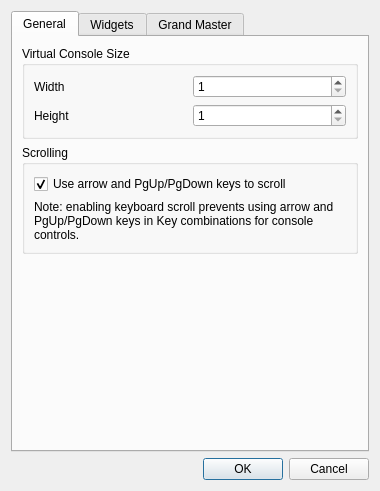
<?xml version="1.0" encoding="UTF-8"?>
<ui version="4.0">
 <author>Massimo Callegari</author>
 <comment>
  Q Light Controller Plus
  vcproperties.ui

  Copyright (c) 2015 Massimo Callegari

  Licensed under the Apache License, Version 2.0 (the &quot;License&quot;);
  you may not use this file except in compliance with the License.
  You may obtain a copy of the License at

      http://www.apache.org/licenses/LICENSE-2.0.txt

  Unless required by applicable law or agreed to in writing, software
  distributed under the License is distributed on an &quot;AS IS&quot; BASIS,
  WITHOUT WARRANTIES OR CONDITIONS OF ANY KIND, either express or implied.
  See the License for the specific language governing permissions and
  limitations under the License.
 </comment>
 <class>VCPropertiesEditor</class>
 <widget class="QDialog" name="VCPropertiesEditor">
  <property name="geometry">
   <rect>
    <x>0</x>
    <y>0</y>
    <width>380</width>
    <height>491</height>
   </rect>
  </property>
  <property name="windowTitle">
   <string>Virtual Console Settings</string>
  </property>
  <layout class="QVBoxLayout" name="verticalLayout">
   <item>
    <widget class="QTabWidget" name="m_tab">
     <property name="currentIndex">
      <number>0</number>
     </property>
     <widget class="QWidget" name="Layout">
      <attribute name="title">
       <string>General</string>
      </attribute>
      <layout class="QGridLayout" name="gridLayout_3">
       <item row="0" column="0">
        <widget class="QGroupBox" name="m_sizeGroup">
         <property name="title">
          <string>Virtual Console Size</string>
         </property>
         <layout class="QGridLayout" name="gridLayout">
          <item row="0" column="0">
           <widget class="QLabel" name="label_3">
            <property name="text">
             <string>Width</string>
            </property>
           </widget>
          </item>
          <item row="0" column="1">
           <widget class="QSpinBox" name="m_sizeXSpin">
            <property name="toolTip">
             <string>Widget grid layout X resolution</string>
            </property>
            <property name="suffix">
             <string/>
            </property>
            <property name="minimum">
             <number>1</number>
            </property>
            <property name="maximum">
             <number>9999</number>
            </property>
            <property name="value">
             <number>1</number>
            </property>
           </widget>
          </item>
          <item row="1" column="0">
           <widget class="QLabel" name="label_4">
            <property name="text">
             <string>Height</string>
            </property>
           </widget>
          </item>
          <item row="1" column="1">
           <widget class="QSpinBox" name="m_sizeYSpin">
            <property name="toolTip">
             <string>Widget grid layout X resolution</string>
            </property>
            <property name="suffix">
             <string/>
            </property>
            <property name="minimum">
             <number>1</number>
            </property>
            <property name="maximum">
             <number>9999</number>
            </property>
            <property name="value">
             <number>1</number>
            </property>
           </widget>
          </item>
         </layout>
        </widget>
       </item>
       <item row="1" column="0">
        <widget class="QGroupBox" name="m_scrollGroup">
         <property name="title">
          <string>Scrolling</string>
         </property>
         <layout class="QGridLayout" name="gridLayout_1">
          <item row="0" column="0">
           <widget class="QCheckBox" name="m_enableKeyboardScroll">
            <property name="text">
             <string>Use arrow and PgUp/PgDown keys to scroll</string>
            </property>
            <property name="checked">
             <bool>true</bool>
            </property>
           </widget>
          </item>
          <item row="1" column="0">
           <widget class="QLabel" name="m_keyboardScrollWarning">
            <property name="text">
             <string>Note: enabling keyboard scroll prevents using arrow and PgUp/PgDown keys in Key combinations for console controls.</string>
            </property>
            <property name="wordWrap">
             <bool>true</bool>
            </property>
           </widget>
          </item>
         </layout>
        </widget>
       </item>
       <item row="2" column="0">
        <spacer name="verticalSpacer_2">
         <property name="orientation">
          <enum>Qt::Vertical</enum>
         </property>
         <property name="sizeHint" stdset="0">
          <size>
           <width>20</width>
           <height>111</height>
          </size>
         </property>
        </spacer>
       </item>
      </layout>
     </widget>
     <widget class="QWidget" name="tab">
      <attribute name="title">
       <string>Widgets</string>
      </attribute>
      <layout class="QGridLayout" name="gridLayout_9">
       <item row="0" column="0">
        <widget class="QGroupBox" name="groupBox_3">
         <property name="sizePolicy">
          <sizepolicy hsizetype="Preferred" vsizetype="Preferred">
           <horstretch>0</horstretch>
           <verstretch>0</verstretch>
          </sizepolicy>
         </property>
         <property name="title">
          <string>Widgets default properties</string>
         </property>
         <layout class="QGridLayout" name="gridLayout_2">
          <item row="7" column="1">
           <widget class="QSpinBox" name="m_frameWspin">
            <property name="alignment">
             <set>Qt::AlignRight|Qt::AlignTrailing|Qt::AlignVCenter</set>
            </property>
            <property name="suffix">
             <string notr="true">px</string>
            </property>
            <property name="minimum">
             <number>5</number>
            </property>
            <property name="maximum">
             <number>1000</number>
            </property>
           </widget>
          </item>
          <item row="5" column="0">
           <widget class="QLabel" name="label_10">
            <property name="text">
             <string>XY Pad size</string>
            </property>
           </widget>
          </item>
          <item row="4" column="0">
           <widget class="QLabel" name="label_18">
            <property name="text">
             <string>Speed dial value</string>
            </property>
           </widget>
          </item>
          <item row="7" column="2">
           <widget class="QLabel" name="label_15">
            <property name="text">
             <string notr="true">x</string>
            </property>
           </widget>
          </item>
          <item row="7" column="3">
           <widget class="QSpinBox" name="m_frameHspin">
            <property name="alignment">
             <set>Qt::AlignRight|Qt::AlignTrailing|Qt::AlignVCenter</set>
            </property>
            <property name="suffix">
             <string notr="true">px</string>
            </property>
            <property name="minimum">
             <number>5</number>
            </property>
            <property name="maximum">
             <number>1000</number>
            </property>
           </widget>
          </item>
          <item row="8" column="2">
           <widget class="QLabel" name="label_17">
            <property name="text">
             <string notr="true">x</string>
            </property>
           </widget>
          </item>
          <item row="0" column="2">
           <widget class="QLabel" name="label_5">
            <property name="sizePolicy">
             <sizepolicy hsizetype="Fixed" vsizetype="Preferred">
              <horstretch>0</horstretch>
              <verstretch>0</verstretch>
             </sizepolicy>
            </property>
            <property name="text">
             <string notr="true">x</string>
            </property>
           </widget>
          </item>
          <item row="6" column="2">
           <widget class="QLabel" name="label_13">
            <property name="text">
             <string notr="true">x</string>
            </property>
           </widget>
          </item>
          <item row="2" column="0">
           <widget class="QLabel" name="label_6">
            <property name="text">
             <string>Slider size</string>
            </property>
           </widget>
          </item>
          <item row="9" column="0">
           <widget class="QLabel" name="label_20">
            <property name="text">
             <string>Audio triggers size</string>
            </property>
           </widget>
          </item>
          <item row="2" column="2">
           <widget class="QLabel" name="label_7">
            <property name="text">
             <string notr="true">x</string>
            </property>
           </widget>
          </item>
          <item row="8" column="0">
           <widget class="QLabel" name="label_16">
            <property name="text">
             <string>Solo frame size</string>
            </property>
           </widget>
          </item>
          <item row="1" column="3">
           <widget class="QRadioButton" name="m_buttonStatusBorderRadio">
            <property name="text">
             <string>Border</string>
            </property>
            <property name="checked">
             <bool>true</bool>
            </property>
           </widget>
          </item>
          <item row="8" column="1">
           <widget class="QSpinBox" name="m_soloWspin">
            <property name="alignment">
             <set>Qt::AlignRight|Qt::AlignTrailing|Qt::AlignVCenter</set>
            </property>
            <property name="suffix">
             <string notr="true">px</string>
            </property>
            <property name="minimum">
             <number>5</number>
            </property>
            <property name="maximum">
             <number>1000</number>
            </property>
           </widget>
          </item>
          <item row="2" column="3">
           <widget class="QSpinBox" name="m_sliderHspin">
            <property name="alignment">
             <set>Qt::AlignRight|Qt::AlignTrailing|Qt::AlignVCenter</set>
            </property>
            <property name="suffix">
             <string notr="true">px</string>
            </property>
            <property name="minimum">
             <number>5</number>
            </property>
            <property name="maximum">
             <number>1000</number>
            </property>
            <property name="value">
             <number>5</number>
            </property>
           </widget>
          </item>
          <item row="3" column="2">
           <widget class="QLabel" name="label_9">
            <property name="text">
             <string notr="true">x</string>
            </property>
           </widget>
          </item>
          <item row="9" column="2">
           <widget class="QLabel" name="label_21">
            <property name="text">
             <string notr="true">x</string>
            </property>
           </widget>
          </item>
          <item row="3" column="1">
           <widget class="QSpinBox" name="m_speedWspin">
            <property name="alignment">
             <set>Qt::AlignRight|Qt::AlignTrailing|Qt::AlignVCenter</set>
            </property>
            <property name="suffix">
             <string notr="true">px</string>
            </property>
            <property name="minimum">
             <number>5</number>
            </property>
            <property name="maximum">
             <number>1000</number>
            </property>
            <property name="value">
             <number>5</number>
            </property>
           </widget>
          </item>
          <item row="7" column="0">
           <widget class="QLabel" name="label_14">
            <property name="text">
             <string>Frame size</string>
            </property>
           </widget>
          </item>
          <item row="5" column="2">
           <widget class="QLabel" name="label_11">
            <property name="text">
             <string notr="true">x</string>
            </property>
           </widget>
          </item>
          <item row="6" column="3">
           <widget class="QSpinBox" name="m_cuelistHspin">
            <property name="alignment">
             <set>Qt::AlignRight|Qt::AlignTrailing|Qt::AlignVCenter</set>
            </property>
            <property name="suffix">
             <string notr="true">px</string>
            </property>
            <property name="minimum">
             <number>5</number>
            </property>
            <property name="maximum">
             <number>1000</number>
            </property>
           </widget>
          </item>
          <item row="9" column="1">
           <widget class="QSpinBox" name="m_audioWspin">
            <property name="alignment">
             <set>Qt::AlignRight|Qt::AlignTrailing|Qt::AlignVCenter</set>
            </property>
            <property name="suffix">
             <string>px</string>
            </property>
            <property name="minimum">
             <number>5</number>
            </property>
            <property name="maximum">
             <number>1000</number>
            </property>
           </widget>
          </item>
          <item row="3" column="3">
           <widget class="QSpinBox" name="m_speedHspin">
            <property name="alignment">
             <set>Qt::AlignRight|Qt::AlignTrailing|Qt::AlignVCenter</set>
            </property>
            <property name="suffix">
             <string notr="true">px</string>
            </property>
            <property name="minimum">
             <number>5</number>
            </property>
            <property name="maximum">
             <number>1000</number>
            </property>
            <property name="value">
             <number>5</number>
            </property>
           </widget>
          </item>
          <item row="2" column="1">
           <widget class="QSpinBox" name="m_sliderWspin">
            <property name="alignment">
             <set>Qt::AlignRight|Qt::AlignTrailing|Qt::AlignVCenter</set>
            </property>
            <property name="suffix">
             <string notr="true">px</string>
            </property>
            <property name="minimum">
             <number>5</number>
            </property>
            <property name="maximum">
             <number>1000</number>
            </property>
            <property name="value">
             <number>5</number>
            </property>
           </widget>
          </item>
          <item row="5" column="3">
           <widget class="QSpinBox" name="m_xypadHspin">
            <property name="alignment">
             <set>Qt::AlignRight|Qt::AlignTrailing|Qt::AlignVCenter</set>
            </property>
            <property name="suffix">
             <string notr="true">px</string>
            </property>
            <property name="minimum">
             <number>5</number>
            </property>
            <property name="maximum">
             <number>1000</number>
            </property>
           </widget>
          </item>
          <item row="5" column="1">
           <widget class="QSpinBox" name="m_xypadWspin">
            <property name="alignment">
             <set>Qt::AlignRight|Qt::AlignTrailing|Qt::AlignVCenter</set>
            </property>
            <property name="suffix">
             <string notr="true">px</string>
            </property>
            <property name="minimum">
             <number>5</number>
            </property>
            <property name="maximum">
             <number>1000</number>
            </property>
           </widget>
          </item>
          <item row="9" column="3">
           <widget class="QSpinBox" name="m_audioHspin">
            <property name="alignment">
             <set>Qt::AlignRight|Qt::AlignTrailing|Qt::AlignVCenter</set>
            </property>
            <property name="suffix">
             <string>px</string>
            </property>
            <property name="minimum">
             <number>5</number>
            </property>
            <property name="maximum">
             <number>1000</number>
            </property>
           </widget>
          </item>
          <item row="0" column="1">
           <widget class="QSpinBox" name="m_buttonWspin">
            <property name="alignment">
             <set>Qt::AlignRight|Qt::AlignTrailing|Qt::AlignVCenter</set>
            </property>
            <property name="suffix">
             <string notr="true">px</string>
            </property>
            <property name="minimum">
             <number>5</number>
            </property>
            <property name="maximum">
             <number>1000</number>
            </property>
            <property name="value">
             <number>5</number>
            </property>
           </widget>
          </item>
          <item row="8" column="3">
           <widget class="QSpinBox" name="m_soloHspin">
            <property name="alignment">
             <set>Qt::AlignRight|Qt::AlignTrailing|Qt::AlignVCenter</set>
            </property>
            <property name="suffix">
             <string notr="true">px</string>
            </property>
            <property name="minimum">
             <number>5</number>
            </property>
            <property name="maximum">
             <number>1000</number>
            </property>
           </widget>
          </item>
          <item row="4" column="1" colspan="3">
           <widget class="QLineEdit" name="m_speedValueEdit">
            <property name="alignment">
             <set>Qt::AlignRight|Qt::AlignTrailing|Qt::AlignVCenter</set>
            </property>
           </widget>
          </item>
          <item row="1" column="1">
           <widget class="QRadioButton" name="m_buttonStatusLEDRadio">
            <property name="text">
             <string>LED</string>
            </property>
            <property name="checked">
             <bool>false</bool>
            </property>
           </widget>
          </item>
          <item row="0" column="0">
           <widget class="QLabel" name="label_2">
            <property name="text">
             <string>Button size</string>
            </property>
           </widget>
          </item>
          <item row="6" column="0">
           <widget class="QLabel" name="label_12">
            <property name="text">
             <string>Cue List size</string>
            </property>
           </widget>
          </item>
          <item row="0" column="3">
           <widget class="QSpinBox" name="m_buttonHspin">
            <property name="alignment">
             <set>Qt::AlignRight|Qt::AlignTrailing|Qt::AlignVCenter</set>
            </property>
            <property name="suffix">
             <string notr="true">px</string>
            </property>
            <property name="minimum">
             <number>5</number>
            </property>
            <property name="maximum">
             <number>1000</number>
            </property>
            <property name="value">
             <number>5</number>
            </property>
           </widget>
          </item>
          <item row="3" column="0">
           <widget class="QLabel" name="label_8">
            <property name="text">
             <string>Speed dial size</string>
            </property>
           </widget>
          </item>
          <item row="6" column="1">
           <widget class="QSpinBox" name="m_cuelistWspin">
            <property name="alignment">
             <set>Qt::AlignRight|Qt::AlignTrailing|Qt::AlignVCenter</set>
            </property>
            <property name="suffix">
             <string notr="true">px</string>
            </property>
            <property name="minimum">
             <number>5</number>
            </property>
            <property name="maximum">
             <number>1000</number>
            </property>
           </widget>
          </item>
          <item row="1" column="0">
           <widget class="QLabel" name="label_19">
            <property name="text">
             <string>Button status style</string>
            </property>
           </widget>
          </item>
          <item row="10" column="0">
           <widget class="QLabel" name="label_22">
            <property name="text">
             <string>Animation size</string>
            </property>
           </widget>
          </item>
          <item row="10" column="1">
           <widget class="QSpinBox" name="m_matrixWspin">
            <property name="alignment">
             <set>Qt::AlignRight|Qt::AlignTrailing|Qt::AlignVCenter</set>
            </property>
            <property name="suffix">
             <string>px</string>
            </property>
            <property name="minimum">
             <number>5</number>
            </property>
            <property name="maximum">
             <number>1000</number>
            </property>
           </widget>
          </item>
          <item row="10" column="2">
           <widget class="QLabel" name="label_23">
            <property name="text">
             <string notr="true">x</string>
            </property>
           </widget>
          </item>
          <item row="10" column="3">
           <widget class="QSpinBox" name="m_matrixHspin">
            <property name="alignment">
             <set>Qt::AlignRight|Qt::AlignTrailing|Qt::AlignVCenter</set>
            </property>
            <property name="suffix">
             <string>px</string>
            </property>
            <property name="minimum">
             <number>5</number>
            </property>
            <property name="maximum">
             <number>1000</number>
            </property>
           </widget>
          </item>
         </layout>
        </widget>
       </item>
      </layout>
     </widget>
     <widget class="QWidget" name="GrandMaster">
      <attribute name="title">
       <string>Grand Master</string>
      </attribute>
      <layout class="QGridLayout" name="gridLayout_6">
       <item row="0" column="0">
        <widget class="QGroupBox" name="m_gmChannelsGroup">
         <property name="title">
          <string>Channels</string>
         </property>
         <layout class="QVBoxLayout" name="verticalLayout_2">
          <item>
           <widget class="QRadioButton" name="m_gmIntensityRadio">
            <property name="toolTip">
             <string>Apply Grand Master only to Intensity channels.</string>
            </property>
            <property name="text">
             <string>Intensity</string>
            </property>
           </widget>
          </item>
          <item>
           <widget class="QRadioButton" name="m_gmAllChannelsRadio">
            <property name="toolTip">
             <string>Apply Grand Master to all channels.</string>
            </property>
            <property name="text">
             <string>All channels</string>
            </property>
           </widget>
          </item>
         </layout>
        </widget>
       </item>
       <item row="0" column="1">
        <widget class="QGroupBox" name="m_gmValuesGroup">
         <property name="title">
          <string>Values</string>
         </property>
         <layout class="QVBoxLayout" name="verticalLayout_3">
          <item>
           <widget class="QRadioButton" name="m_gmReduceRadio">
            <property name="toolTip">
             <string>Make Grand Master reduce levels by a percentage.</string>
            </property>
            <property name="text">
             <string>Reduce</string>
            </property>
           </widget>
          </item>
          <item>
           <widget class="QRadioButton" name="m_gmLimitRadio">
            <property name="toolTip">
             <string>Make Grand Master limit the maximum channel values.</string>
            </property>
            <property name="text">
             <string>Limit</string>
            </property>
           </widget>
          </item>
         </layout>
        </widget>
       </item>
       <item row="2" column="0" colspan="2">
        <widget class="QGroupBox" name="groupBox">
         <property name="title">
          <string>External Input</string>
         </property>
         <layout class="QGridLayout" name="gridLayout_4">
          <item row="0" column="0">
           <widget class="QLabel" name="m_gmInputUniverseLabel">
            <property name="text">
             <string>Input Universe</string>
            </property>
           </widget>
          </item>
          <item row="0" column="2" colspan="2">
           <widget class="QLineEdit" name="m_gmInputUniverseEdit">
            <property name="toolTip">
             <string>Input universe for Grand Master slider.</string>
            </property>
            <property name="readOnly">
             <bool>true</bool>
            </property>
           </widget>
          </item>
          <item row="1" column="0">
           <widget class="QLabel" name="m_gmInputChannelLabel">
            <property name="text">
             <string>Input Channel</string>
            </property>
           </widget>
          </item>
          <item row="1" column="2" colspan="2">
           <widget class="QLineEdit" name="m_gmInputChannelEdit">
            <property name="toolTip">
             <string>Input channel for Grand Master slider.</string>
            </property>
            <property name="readOnly">
             <bool>true</bool>
            </property>
           </widget>
          </item>
          <item row="2" column="0" colspan="2">
           <spacer name="horizontalSpacer_5">
            <property name="orientation">
             <enum>Qt::Horizontal</enum>
            </property>
            <property name="sizeHint" stdset="0">
             <size>
              <width>165</width>
              <height>20</height>
             </size>
            </property>
           </spacer>
          </item>
          <item row="2" column="2">
           <widget class="QPushButton" name="m_autoDetectGrandMasterInputButton">
            <property name="toolTip">
             <string>When toggled, you can move an external slider/knob to assign it to the Grand Master slider.</string>
            </property>
            <property name="text">
             <string>Auto Detect</string>
            </property>
            <property name="checkable">
             <bool>true</bool>
            </property>
            <property name="checked">
             <bool>false</bool>
            </property>
           </widget>
          </item>
          <item row="2" column="3">
           <widget class="QPushButton" name="m_chooseGrandMasterInputButton">
            <property name="toolTip">
             <string>Choose an external input universe &amp; channel that the Grand Master slider should listen to.</string>
            </property>
            <property name="text">
             <string>Choose...</string>
            </property>
           </widget>
          </item>
         </layout>
        </widget>
       </item>
       <item row="3" column="0" colspan="2">
        <spacer name="verticalSpacer">
         <property name="orientation">
          <enum>Qt::Vertical</enum>
         </property>
         <property name="sizeHint" stdset="0">
          <size>
           <width>20</width>
           <height>40</height>
          </size>
         </property>
        </spacer>
       </item>
       <item row="1" column="0" colspan="2">
        <widget class="QGroupBox" name="groupBox_2">
         <property name="title">
          <string>Slider movement</string>
         </property>
         <layout class="QHBoxLayout" name="horizontalLayout_2">
          <item>
           <widget class="QRadioButton" name="m_gmSliderModeNormalRadio">
            <property name="text">
             <string>Normal</string>
            </property>
           </widget>
          </item>
          <item>
           <widget class="QRadioButton" name="m_gmSliderModeInvertedRadio">
            <property name="text">
             <string>Inverted</string>
            </property>
           </widget>
          </item>
         </layout>
        </widget>
       </item>
      </layout>
     </widget>
    </widget>
   </item>
   <item>
    <widget class="QDialogButtonBox" name="m_buttonBox">
     <property name="orientation">
      <enum>Qt::Horizontal</enum>
     </property>
     <property name="standardButtons">
      <set>QDialogButtonBox::Cancel|QDialogButtonBox::Ok</set>
     </property>
    </widget>
   </item>
  </layout>
 </widget>
 <tabstops>
  <tabstop>m_sizeXSpin</tabstop>
  <tabstop>m_sizeYSpin</tabstop>
  <tabstop>m_enableKeyboardScroll</tabstop>
  <tabstop>m_buttonWspin</tabstop>
  <tabstop>m_buttonHspin</tabstop>
  <tabstop>m_sliderWspin</tabstop>
  <tabstop>m_sliderHspin</tabstop>
  <tabstop>m_speedWspin</tabstop>
  <tabstop>m_speedHspin</tabstop>
  <tabstop>m_speedValueEdit</tabstop>
  <tabstop>m_xypadWspin</tabstop>
  <tabstop>m_xypadHspin</tabstop>
  <tabstop>m_cuelistWspin</tabstop>
  <tabstop>m_cuelistHspin</tabstop>
  <tabstop>m_frameWspin</tabstop>
  <tabstop>m_frameHspin</tabstop>
  <tabstop>m_soloWspin</tabstop>
  <tabstop>m_soloHspin</tabstop>
  <tabstop>m_gmIntensityRadio</tabstop>
  <tabstop>m_gmReduceRadio</tabstop>
  <tabstop>m_gmAllChannelsRadio</tabstop>
  <tabstop>m_gmLimitRadio</tabstop>
  <tabstop>m_gmSliderModeNormalRadio</tabstop>
  <tabstop>m_gmSliderModeInvertedRadio</tabstop>
  <tabstop>m_gmInputUniverseEdit</tabstop>
  <tabstop>m_gmInputChannelEdit</tabstop>
  <tabstop>m_autoDetectGrandMasterInputButton</tabstop>
  <tabstop>m_chooseGrandMasterInputButton</tabstop>
  <tabstop>m_buttonBox</tabstop>
  <tabstop>m_tab</tabstop>
 </tabstops>
 <resources/>
 <connections>
  <connection>
   <sender>m_buttonBox</sender>
   <signal>accepted()</signal>
   <receiver>VCPropertiesEditor</receiver>
   <slot>accept()</slot>
   <hints>
    <hint type="sourcelabel">
     <x>266</x>
     <y>381</y>
    </hint>
    <hint type="destinationlabel">
     <x>157</x>
     <y>274</y>
    </hint>
   </hints>
  </connection>
  <connection>
   <sender>m_buttonBox</sender>
   <signal>rejected()</signal>
   <receiver>VCPropertiesEditor</receiver>
   <slot>reject()</slot>
   <hints>
    <hint type="sourcelabel">
     <x>334</x>
     <y>381</y>
    </hint>
    <hint type="destinationlabel">
     <x>286</x>
     <y>274</y>
    </hint>
   </hints>
  </connection>
  <connection>
   <sender>m_autoDetectGrandMasterInputButton</sender>
   <signal>toggled(bool)</signal>
   <receiver>VCPropertiesEditor</receiver>
   <slot>slotAutoDetectGrandMasterInputToggled(bool)</slot>
   <hints>
    <hint type="sourcelabel">
     <x>234</x>
     <y>299</y>
    </hint>
    <hint type="destinationlabel">
     <x>3</x>
     <y>246</y>
    </hint>
   </hints>
  </connection>
  <connection>
   <sender>m_chooseGrandMasterInputButton</sender>
   <signal>clicked()</signal>
   <receiver>VCPropertiesEditor</receiver>
   <slot>slotChooseGrandMasterInputClicked()</slot>
   <hints>
    <hint type="sourcelabel">
     <x>319</x>
     <y>299</y>
    </hint>
    <hint type="destinationlabel">
     <x>3</x>
     <y>285</y>
    </hint>
   </hints>
  </connection>
  <connection>
   <sender>m_gmIntensityRadio</sender>
   <signal>toggled(bool)</signal>
   <receiver>VCPropertiesEditor</receiver>
   <slot>slotGrandMasterIntensityToggled(bool)</slot>
   <hints>
    <hint type="sourcelabel">
     <x>121</x>
     <y>84</y>
    </hint>
    <hint type="destinationlabel">
     <x>4</x>
     <y>154</y>
    </hint>
   </hints>
  </connection>
  <connection>
   <sender>m_gmReduceRadio</sender>
   <signal>toggled(bool)</signal>
   <receiver>VCPropertiesEditor</receiver>
   <slot>slotGrandMasterReduceToggled(bool)</slot>
   <hints>
    <hint type="sourcelabel">
     <x>319</x>
     <y>84</y>
    </hint>
    <hint type="destinationlabel">
     <x>350</x>
     <y>106</y>
    </hint>
   </hints>
  </connection>
  <connection>
   <sender>m_sizeXSpin</sender>
   <signal>valueChanged(int)</signal>
   <receiver>VCPropertiesEditor</receiver>
   <slot>slotSizeXChanged(int)</slot>
   <hints>
    <hint type="sourcelabel">
     <x>319</x>
     <y>83</y>
    </hint>
    <hint type="destinationlabel">
     <x>2</x>
     <y>122</y>
    </hint>
   </hints>
  </connection>
  <connection>
   <sender>m_sizeYSpin</sender>
   <signal>valueChanged(int)</signal>
   <receiver>VCPropertiesEditor</receiver>
   <slot>slotSizeYChanged(int)</slot>
   <hints>
    <hint type="sourcelabel">
     <x>319</x>
     <y>109</y>
    </hint>
    <hint type="destinationlabel">
     <x>1</x>
     <y>112</y>
    </hint>
   </hints>
  </connection>
  <connection>
   <sender>m_gmSliderModeNormalRadio</sender>
   <signal>toggled(bool)</signal>
   <receiver>VCPropertiesEditor</receiver>
   <slot>slotGrandMasterSliderNormalToggled(bool)</slot>
   <hints>
    <hint type="sourcelabel">
     <x>75</x>
     <y>167</y>
    </hint>
    <hint type="destinationlabel">
     <x>149</x>
     <y>838</y>
    </hint>
   </hints>
  </connection>
  <connection>
   <sender>m_enableKeyboardScroll</sender>
   <signal>toggled(bool)</signal>
   <receiver>VCPropertiesEditor</receiver>
   <slot>slotKeyboardScrollToggled(bool)</slot>
   <hints>
    <hint type="sourcelabel">
     <x>190</x>
     <y>198</y>
    </hint>
    <hint type="destinationlabel">
     <x>190</x>
     <y>245</y>
    </hint>
   </hints>
  </connection>
 </connections>
 <slots>
  <slot>slotGridXChanged(int)</slot>
  <slot>slotGridYChanged(int)</slot>
  <slot>slotAutoDetectGrandMasterInputToggled(bool)</slot>
  <slot>slotChooseGrandMasterInputClicked()</slot>
  <slot>slotGrandMasterIntensityToggled(bool)</slot>
  <slot>slotGrandMasterReduceToggled(bool)</slot>
  <slot>slotAutoDetectBlackoutInputToggled(bool)</slot>
  <slot>slotChooseBlackoutInputClicked()</slot>
  <slot>slotSizeXChanged(int)</slot>
  <slot>slotSizeYChanged(int)</slot>
  <slot>slotGrandMasterSliderNormalToggled(bool)</slot>
 </slots>
</ui>
